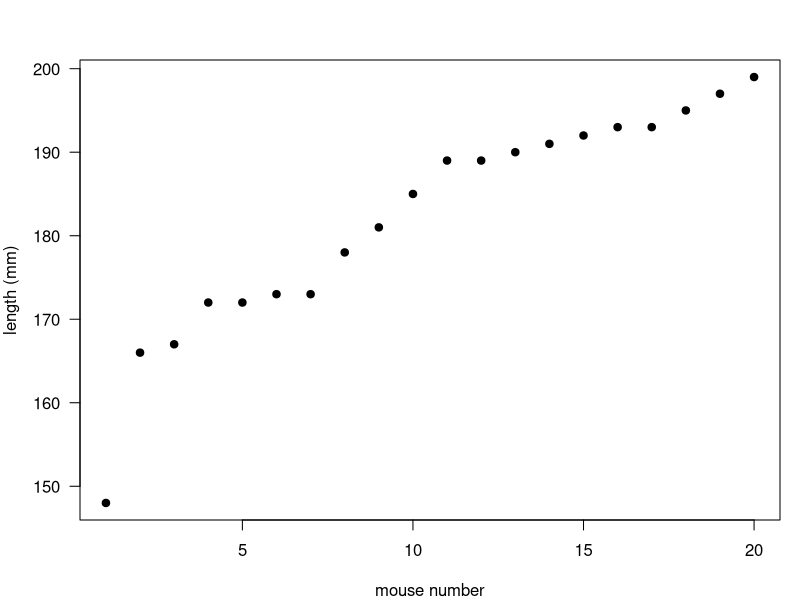
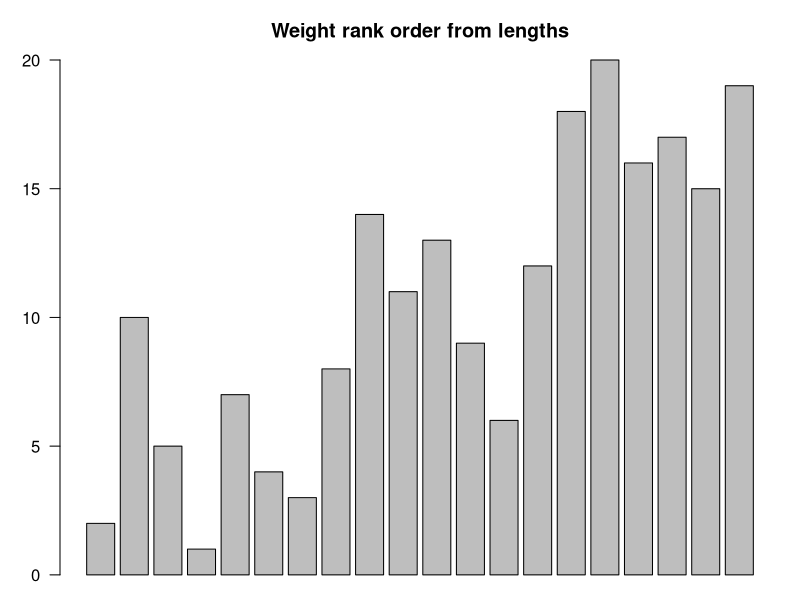
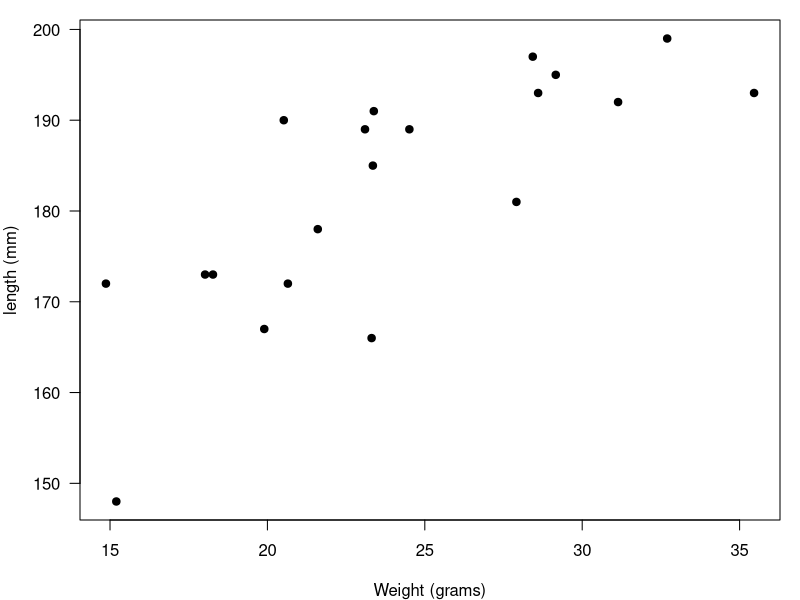
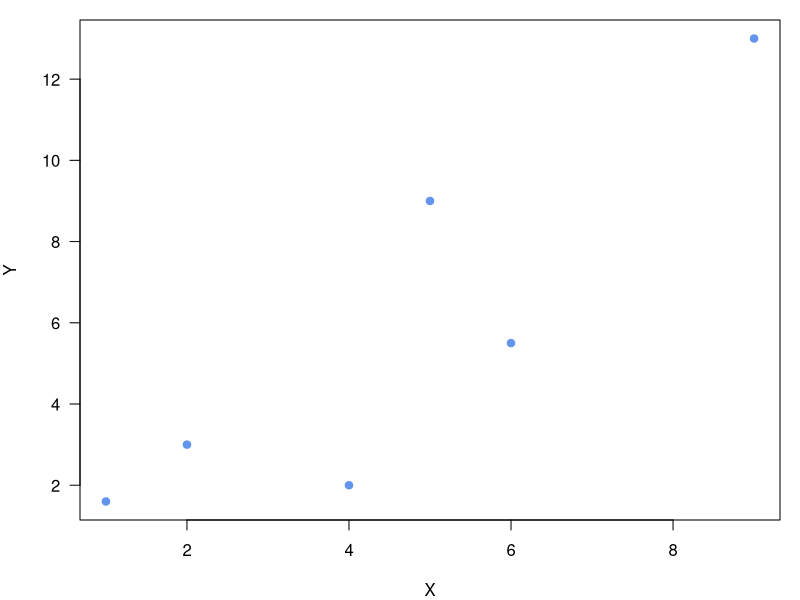
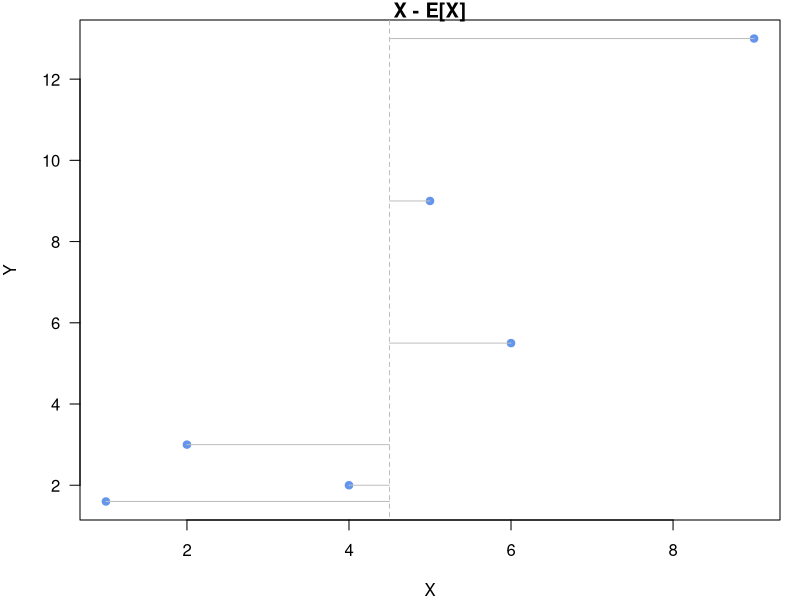
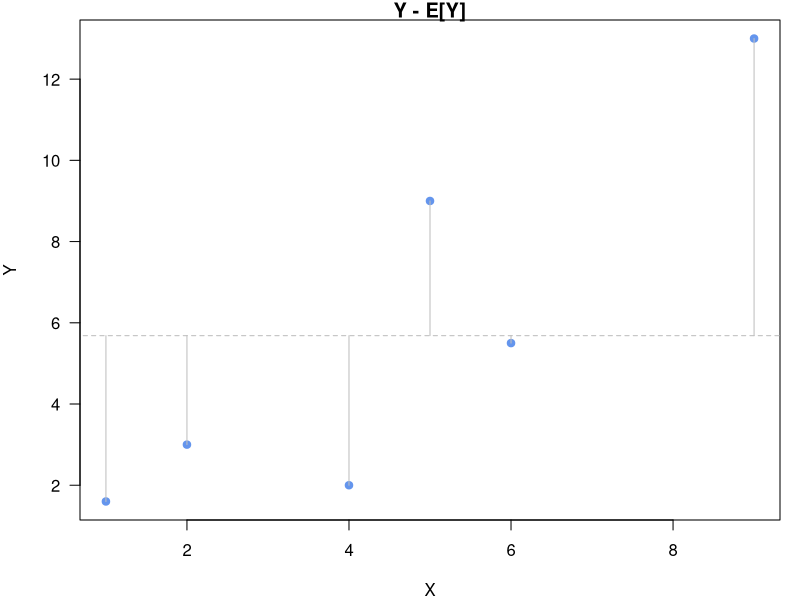
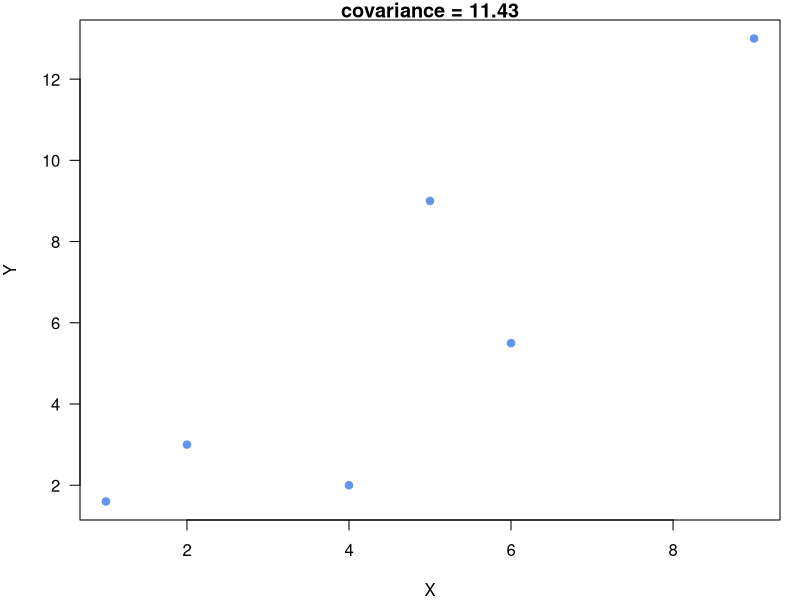
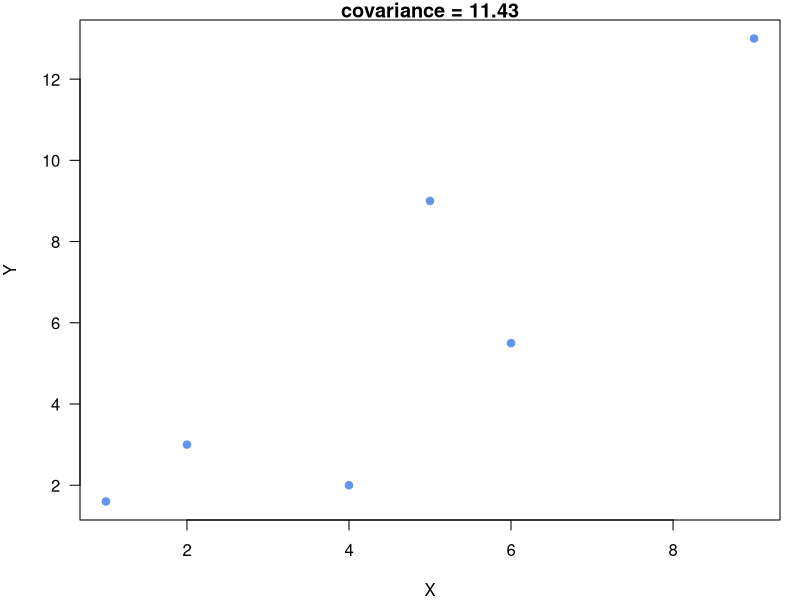

Recreate these plots in R, in order.
## ---- chunk 1
knitr::opts_chunk$set(comment = NA)
knitr::opts_chunk$set( prompt=TRUE ) 

knitr::knit_hooks$set(small.mar = function(before, options, envir) {
    if (before) par(mar = c(2, 2, 1, 1))  # smaller margin on top and right
})

knitr::knit_hooks$set(med.mar = function(before, options, envir) {
    if (before) par(mar = c(4, 4, 1, 1))  # smaller margin on top and right
})

## ---- chunk 2
weights=c(23.31,28.43,24.51,31.14,21.60,19.90,27.91,23.10,23.38,18.27,18.02,
          14.87,35.46,20.52,28.60,23.35,20.65,29.16,15.20,32.70)
lengths=c(166,197,189,192,178,167,181,189,191,173,173,172,193,190,193,185,172,195,148,199)
par(mar=c(4,4,3,1))
plot(sort( lengths ), xlab="mouse number", ylab="length (mm)", pch=19, las=1)
## ---- chunk 3
par(mar=c(1,3,3,1))
barplot( rank(weights)[ order(rank(lengths))], main="Weight rank order from lengths", las=1 )
## ---- chunk 4
par(mar=c(4,4,1,1))
plot(weights, lengths, xlab="Weight (grams)", ylab="length (mm)", pch=19, las=1)
## ---- chunk 5
aa = c(1,2,4,5,6,9)
bb = c(1.6,3,2,9,5.5,13)
mu.aa = mean(aa)
mu.bb = mean(bb)

plot(aa,bb,las=1,xlab="X", ylab="Y", pch=19, col="cornflowerblue" )

plot(aa,bb,las=1,xlab="X", ylab="Y", pch=19, col="cornflowerblue", main="X - E[X]")
lines(c(mu.aa, mu.aa), c(0, 100), col="gray", lty=2)
for(i in 1:length(aa) ){
    lines(c(aa[i], mu.aa), c(bb[i], bb[i]), lty=1, col="gray")
}

plot(aa,bb,las=1,xlab="X", ylab="Y", pch=19, col="cornflowerblue", main="Y - E[Y]")
lines( c(0, 500), c(mu.bb, mu.bb), col="gray", lty=2)
for(i in 1:length(bb) ){
    lines( c(aa[i], aa[i]),  c(bb[i], mu.bb),lty=1, col="gray")
}
## ---- chunk 6
plot(aa,bb,las=1,xlab="X", ylab="Y", pch=19, col="cornflowerblue", main=paste("covariance = ",cov(aa,bb),sep=""))
## ---- chunk 7
print( data.frame( X_minus_meanX=round( aa-mu.aa, 2), 
            Y_minus_meanY=round( bb-mu.bb, 2), 
            product = round( (aa-mu.aa)*(bb-mu.bb), 2) ) )

example.rho = sum( (aa-mu.aa)*(bb-mu.bb) ) / (length(aa)-1)
## ---- chunk 8
plot(aa,bb,las=1,xlab="X", ylab="Y", pch=19, col="cornflowerblue", main=paste("covariance =",cov(aa,bb),sep=" "))
plot(aa*10,bb*10,las=1,xlab="X", ylab="Y", pch=19, col="cornflowerblue", main=paste("covariance =",cov(aa*10,bb*10),sep=" ") )
## ---- chunk 9

pches = c( rep(19, 10), rep(1,10))
colors = c( rep("cornflowerblue", 10), rep("black",10))
xs = c(1:10, 1:10)

va = 1:10
vb = 1:10+1
par(mar = c(3, 3, 1, 1))  # smaller margin on top and right


plot(1:20, 1:20, pch=19, col="cornflowerblue", xlab="X", ylab="Y", axes=FALSE, main="rho = 1.0", mgp=c(0.5,1,0.5) )
box()

plot(1:20, 20:1, pch=19, col="cornflowerblue", xlab="X", ylab="Y", axes=FALSE, main="rho = -1.0", mgp=c(0.5,1,0.5) )
box()

vb = rep(5,10)
plot(1:20, rep(10,20), pch=19, col="cornflowerblue", xlab="X", ylab="Y", axes=FALSE, main="rho = 0", mgp=c(0.5,1,0.5) )
box()
## ---- chunk 10
example.rho = cor.test(aa,bb)$estimate
plot(aa,bb,las=1,xlab="X", ylab="Y", pch=19, col="cornflowerblue", main=paste("rho =", round( example.rho, 2),sep=" "))
plot(aa*10,bb*10,las=1,xlab="X", ylab="Y", pch=19, col="cornflowerblue", main=paste("rho =", round( cor.test(aa*10,bb*10)$estimate, 2),sep=" ") )
## ---- chunk 11
x = c(1,2,4,5,6,9)
y = c(1.6,3,2,9,5.5,13)
cor( x, y )
## ---- chunk 12
example.t = as.numeric( example.rho * sqrt( (length(aa)-2)/(1-example.rho^2)) )
## ---- chunk 13

bnd = 5
plot( seq(from=-bnd, to=bnd, by=0.01),  dt(seq(from=-bnd, to=bnd, by=0.01), df=length(aa)-2), 
    xlab="t statistic", main="t distribution", pch=19, cex=0.1, ylab="" )
for(i in seq(from=example.t, to=bnd, by=0.01)){
    lines(c( i,i ), c(0, dt(i, df=length(aa)-2)) )
    lines(c( -1*i,-1*i ), c(0, dt(i, df=length(aa)-2)) )
}
## ---- chunk 14
x = c(1,2,4,5,6,9)
y = c(1.6,3,2,9,5.5,13)
cor.test( x, y )
## ---- chunk 15

layout( matrix(1:4,2,2))
plot(sin( seq(from=0, to=pi*2, by=0.001)), pch=19, cex=0.25, axes=FALSE, xlab="", ylab="")
box()

plot( 0,0, col="white", xlim=c(-1,1), ylim=c(-1,1), axes=FALSE)
symbols(0,0,circles=c(0.6), inches=FALSE, lwd=2,  xlab="", ylab="", add=TRUE)
box()

plot( rnorm(100)+5, rnorm(100)+5, xlim=c(0, 20), ylim=c(0,20), axes=FALSE, xlab="", ylab="")
points( rnorm(100)+5, rnorm(100)+15 )
points( rnorm(100)+15, rnorm(100)+5 )
points( rnorm(100)+15, rnorm(100)+15 )
box()

plot(sin( seq(from=0, to=pi, by=0.001)), pch=19, cex=0.25, axes=FALSE, xlab="", ylab="")
box()

## ---- chunk 16
plot( 2^ seq(from=0, to=30, by=0.001), pch=19, cex=0.25, axes=FALSE, xlab="", ylab="", main="rho = 0.51")
box()
## ---- chunk 17
aa = c(rnorm(10)+3, 10)
bb = c(rnorm(10)+3, 10)
cols=c(rep("cornflowerblue", 10), "black")
layout(matrix(1:2,1,2))
c10 = cor.test(aa[1:10], bb[1:10])
c11 = cor.test(aa,bb)
cor.10 = round( c10$estimate, 3)
cor.11 = round( c11$estimate, 3)
p.10 = round( c10$p.value, 3)
p.11 = round( c11$p.value, 3)

plot(aa[1:10],bb[1:10], pch=19, col=cols[1:10], xlim=c(0,10), ylim=c(0,10), las=1, main=paste("rho =", cor.10,"P=",p.10))
plot(aa,bb, pch=19, col=cols, xlim=c(0,10), ylim=c(0,10), las=1, main=paste("rho =", cor.11,"P=",p.11))

## ---- chunk 18

one_x = c(10,8,13,9,11,14,6,4,12,7,5)
one_y = c(8.04,6.95,7.58,8.81,8.33,9.96,7.24,4.26,10.84,4.82,5.68)
two_x = c(10,8,13,9,11,14,6,4,12,7,5)
two_y = c(9.14,8.14,8.74,8.77,9.26,8.1,6.13,3.1,9.13,7.26,4.74)
three_x = c(10,8,13,9,11,14,6,4,12,7,5)
three_y = c(7.46,6.77,12.74,7.11,7.81,8.84,6.08,5.39,8.15,6.42,5.73)
four_x = c(8,8,8,8,8,8,8,19,8,8,8)
four_y = c(6.58,5.76,7.71,8.84,8.47,7.04,5.25,12.5,5.56,7.91,6.89)

layout(matrix(1:4,2,2))
par(mar=c(2,2,2,2))
plot(one_x, one_y, pch=19, col="cornflowerblue", xlab="", ylab="", las=1)
abline(lm(one_y~one_x))
plot(two_x, two_y, pch=19, col="cornflowerblue", xlab="", ylab="", las=1)
abline(lm(two_y~two_x))
plot(three_x, three_y, pch=19, col="cornflowerblue", xlab="", ylab="", las=1)
abline(lm(three_y~three_x))
plot(four_x, four_y, pch=19, col="cornflowerblue", xlab="", ylab="", las=1)
abline(lm(four_y~four_x))
